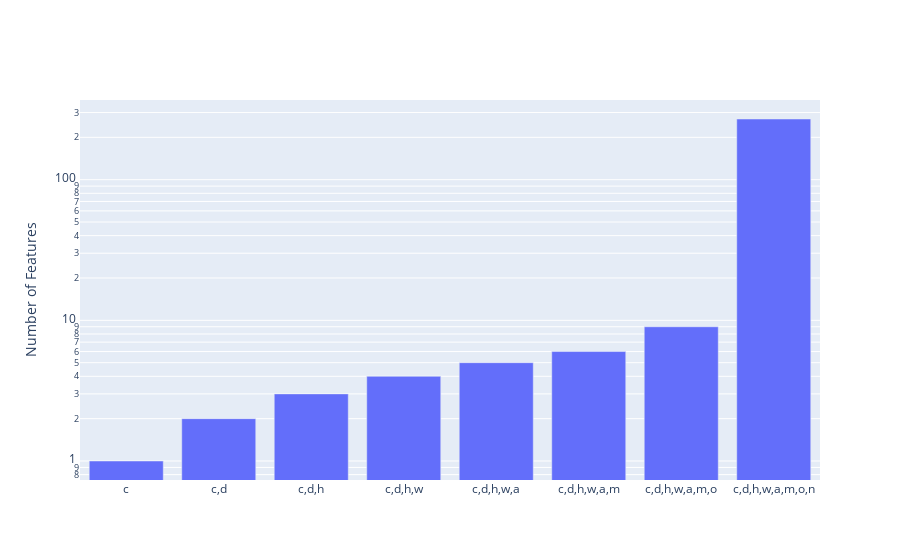

Source (notebook cell):
### Markdown cell above
Notice that adding the origin of the vehicle resulted in a small decrease in training error and validation error but adding the name resulted in a large decrease in training error and moderate increase in validation error.  The introduction of vehicle name feature resulted in overfitting.  To see why this might have happened let's look at the number of features in each model.

### Code cell
fig = go.Figure()
fig.add_trace(go.Bar(
    x = list(models.keys()), 
    y = [len(models[m]["LinearModel"].coef_) for m in models]
))
fig.update_yaxes(title="Number of Features",type="log")

### Figure 1 — Plotly figure (JSON) as saved in the notebook; plotly's stock layout.template omitted (floating-point values rounded to 4 significant figures)
{"data": [{"type": "bar", "x": ["c", "c,d", "c,d,h", "c,d,h,w", "c,d,h,w,a", "c,d,h,w,a,m", "c,d,h,w,a,m,o", "c,d,h,w,a,m,o,n"], "y": [1, 2, 3, 4, 5, 6, 9, 270]}], "layout": {"autosize": true, "xaxis": {"autorange": true, "range": [-0.5, 7.5], "type": "category"}, "yaxis": {"autorange": true, "range": [-0.1351, 2.566], "title": {"text": "Number of Features"}, "type": "log"}}}
